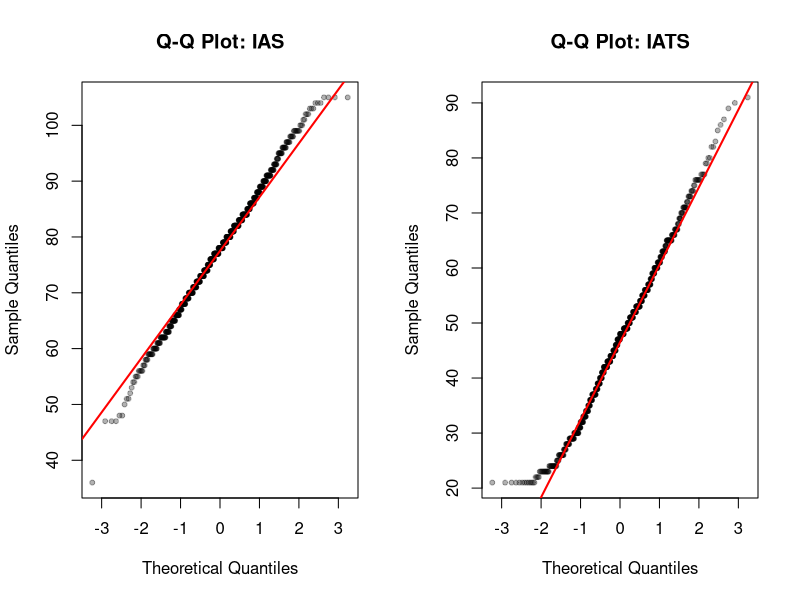
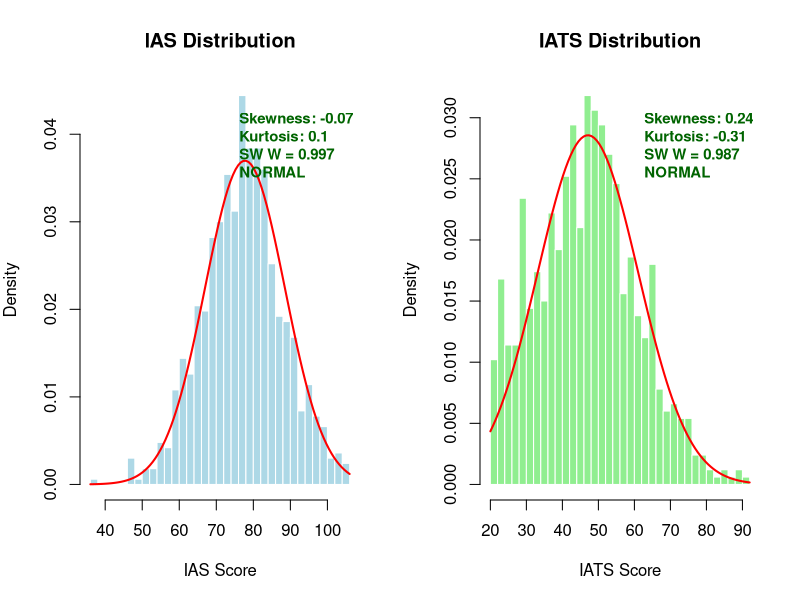

Source code (R) for these figures, in order:
# =============================================================================
# Normality Checks for LPA Assumptions
# =============================================================================
#
# Output: analysis_output/01_output.txt
# Plots:  1_s_8_normality_histograms.png, 1_s_9_normality_qq_plots.png
#
# =============================================================================

library(tidyverse)

# Paths are relative to the repository root; run scripts from there.
output_dir <- "analysis_output"
plots_dir <- "plots/supplementary_plots"
dir.create(output_dir, showWarnings = FALSE, recursive = TRUE)
dir.create(plots_dir, showWarnings = FALSE, recursive = TRUE)

# Redirect output to file
sink(file.path(output_dir, "01_output.txt"), split = TRUE)

# Load data
df <- read.csv("dfc_interoception_profiling.csv")
cat("N =", nrow(df), "\n\n")

cat(paste(rep("=", 70), collapse = ""), "\n")
cat("NORMALITY ASSESSMENT FOR LPA ASSUMPTIONS\n")
cat(paste(rep("=", 70), collapse = ""), "\n\n")

# =============================================================================
# DESCRIPTIVE STATISTICS
# =============================================================================

cat("--- IAS (Interoceptive Accuracy) ---\n")
ias <- na.omit(df$ias)
cat("N:", length(ias), "\n")
cat("Mean:", round(mean(ias), 2), "| SD:", round(sd(ias), 2), "\n")
cat("Min:", round(min(ias), 2), "| Max:", round(max(ias), 2), "\n")

# Skewness and Kurtosis (manual calculation)
ias_skew <- (sum((ias - mean(ias))^3) / length(ias)) / (sd(ias)^3)
ias_kurt <- (sum((ias - mean(ias))^4) / length(ias)) / (sd(ias)^4) - 3

cat("Skewness:", round(ias_skew, 3))
if (abs(ias_skew) < 0.5) { cat(" (excellent: |skew| < 0.5)\n")
} else if (abs(ias_skew) < 1) { cat(" (acceptable: |skew| < 1)\n")
} else { cat(" (problematic: |skew| > 1)\n") }

cat("Excess Kurtosis:", round(ias_kurt, 3))
if (abs(ias_kurt) < 1) { cat(" (excellent: |kurt| < 1)\n")
} else if (abs(ias_kurt) < 2) { cat(" (acceptable: |kurt| < 2)\n")
} else { cat(" (problematic: |kurt| > 2)\n") }

# Shapiro-Wilk test
sw_ias <- shapiro.test(ias)
cat("Shapiro-Wilk W:", round(sw_ias$statistic, 4), "| p =", format.pval(sw_ias$p.value, digits = 3), "\n")

# Kolmogorov-Smirnov test
ks_ias <- ks.test(ias, "pnorm", mean(ias), sd(ias))
cat("Kolmogorov-Smirnov D:", round(ks_ias$statistic, 4), "| p =", format.pval(ks_ias$p.value, digits = 3), "\n\n")

# -----------------------------------------------------------------------------

cat("--- IATS (Interoceptive Attention) ---\n")
iats <- na.omit(df$iats)
cat("N:", length(iats), "\n")
cat("Mean:", round(mean(iats), 2), "| SD:", round(sd(iats), 2), "\n")
cat("Min:", round(min(iats), 2), "| Max:", round(max(iats), 2), "\n")

# Skewness and Kurtosis
iats_skew <- (sum((iats - mean(iats))^3) / length(iats)) / (sd(iats)^3)
iats_kurt <- (sum((iats - mean(iats))^4) / length(iats)) / (sd(iats)^4) - 3

cat("Skewness:", round(iats_skew, 3))
if (abs(iats_skew) < 0.5) { cat(" (excellent: |skew| < 0.5)\n")
} else if (abs(iats_skew) < 1) { cat(" (acceptable: |skew| < 1)\n")
} else { cat(" (problematic: |skew| > 1)\n") }

cat("Excess Kurtosis:", round(iats_kurt, 3))
if (abs(iats_kurt) < 1) { cat(" (excellent: |kurt| < 1)\n")
} else if (abs(iats_kurt) < 2) { cat(" (acceptable: |kurt| < 2)\n")
} else { cat(" (problematic: |kurt| > 2)\n") }

# Shapiro-Wilk test
sw_iats <- shapiro.test(iats)
cat("Shapiro-Wilk W:", round(sw_iats$statistic, 4), "| p =", format.pval(sw_iats$p.value, digits = 3), "\n")

# Kolmogorov-Smirnov test
ks_iats <- ks.test(iats, "pnorm", mean(iats), sd(iats))
cat("Kolmogorov-Smirnov D:", round(ks_iats$statistic, 4), "| p =", format.pval(ks_iats$p.value, digits = 3), "\n\n")

# =============================================================================
# INTERPRETATION
# =============================================================================

cat(paste(rep("=", 70), collapse = ""), "\n")
cat("INTERPRETATION FOR LPA\n")
cat(paste(rep("=", 70), collapse = ""), "\n\n")

cat("Note: Statistical tests (Shapiro-Wilk, KS) are overly sensitive with\n")
cat(sprintf("large samples (n=%d). With large N, even trivial deviations from", nrow(df)), "\n")
cat("normality will be statistically significant.\n\n")

cat("For LPA, focus on practical metrics:\n")
cat("  1. Skewness: |value| < 1 is acceptable\n")
cat("  2. Kurtosis: |value| < 2 is acceptable\n")
cat("  3. Visual inspection (Q-Q plots)\n\n")

cat("SUMMARY:\n")
cat("  IAS: skew =", round(ias_skew, 3), ", kurtosis =", round(ias_kurt, 3), "\n")
cat("  IATS: skew =", round(iats_skew, 3), ", kurtosis =", round(iats_kurt, 3), "\n\n")

if (abs(ias_skew) < 1 && abs(ias_kurt) < 2 && abs(iats_skew) < 1 && abs(iats_kurt) < 2) {
  cat("CONCLUSION: Both variables show acceptable normality for LPA.\n")
  cat("LPA assumptions are reasonably met.\n")
} else { cat("CONCLUSION: Some deviation from normality detected.\n")
  cat("Consider robust LPA variants or transformation.\n") }

# =============================================================================
# Q-Q PLOTS
# =============================================================================

png(file.path(plots_dir, "1_s_9_normality_qq_plots.png"), width = 10, height = 5, units = "in", res = 300)
par(mfrow = c(1, 2))

qqnorm(ias, main = "Q-Q Plot: IAS", pch = 20, col = rgb(0, 0, 0, 0.3))
qqline(ias, col = "red", lwd = 2)

qqnorm(iats, main = "Q-Q Plot: IATS", pch = 20, col = rgb(0, 0, 0, 0.3))
qqline(iats, col = "red", lwd = 2)

dev.off()

cat("\nQ-Q plots saved: plots/supplementary_plots/1_s_9_normality_qq_plots.png\n")

# =============================================================================
# HISTOGRAMS WITH NORMAL OVERLAY AND NORMALITY LABELS
# =============================================================================

png(file.path(plots_dir, "1_s_8_normality_histograms.png"), width = 12, height = 6, units = "in", res = 300)
par(mfrow = c(1, 2), mar = c(5, 4, 4, 2))

# Determine normality assessment
ias_normal <- abs(ias_skew) < 1 && abs(ias_kurt) < 2
iats_normal <- abs(iats_skew) < 1 && abs(iats_kurt) < 2

# IAS histogram
hist(ias, breaks = 30, probability = TRUE, main = "IAS Distribution",
     xlab = "IAS Score", col = "lightblue", border = "white")
curve(dnorm(x, mean = mean(ias), sd = sd(ias)), add = TRUE, col = "red", lwd = 2)

# Add normality label for IAS
ias_label <- paste0(
  "Skewness: ", round(ias_skew, 2), "\n",
  "Kurtosis: ", round(ias_kurt, 2), "\n",
  "SW W = ", round(sw_ias$statistic, 3), "\n",
  ifelse(ias_normal, "NORMAL", "NON-NORMAL")
)
ias_color <- ifelse(ias_normal, "darkgreen", "red")
legend("topright", legend = ias_label, bty = "n", cex = 0.9,
       text.col = ias_color, text.font = 2)

# IATS histogram
hist(iats, breaks = 30, probability = TRUE, main = "IATS Distribution",
     xlab = "IATS Score", col = "lightgreen", border = "white")
curve(dnorm(x, mean = mean(iats), sd = sd(iats)), add = TRUE, col = "red", lwd = 2)

# Add normality label for IATS
iats_label <- paste0(
  "Skewness: ", round(iats_skew, 2), "\n",
  "Kurtosis: ", round(iats_kurt, 2), "\n",
  "SW W = ", round(sw_iats$statistic, 3), "\n",
  ifelse(iats_normal, "NORMAL", "NON-NORMAL")
)
iats_color <- ifelse(iats_normal, "darkgreen", "red")
legend("topright", legend = iats_label, bty = "n", cex = 0.9,
       text.col = iats_color, text.font = 2)

dev.off()

cat("Histograms saved: plots/supplementary_plots/1_s_8_normality_histograms.png\n")
cat("\nDone!\n")

# Close output file
sink()
